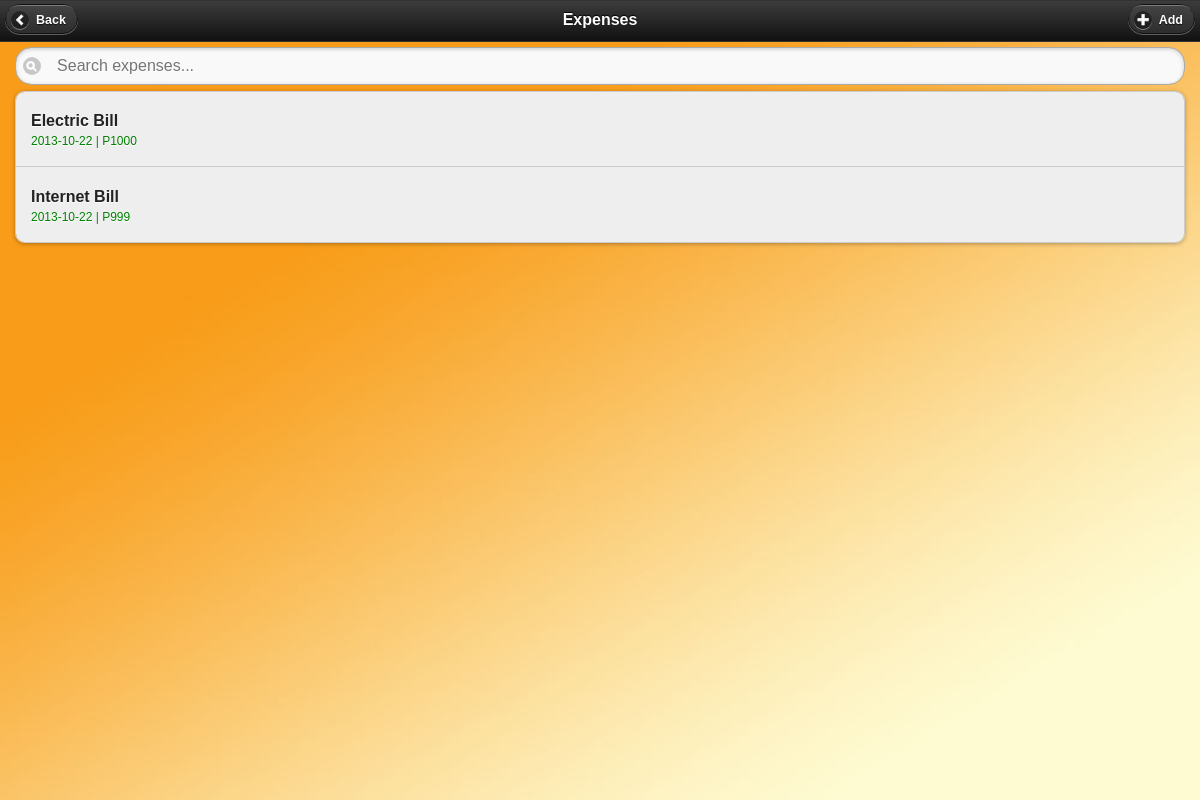
Page /exp-view.php on the committed database.
### tables this page shows
CREATE TABLE `expenses` (
  `id` int(11) NOT NULL AUTO_INCREMENT,
  `date` varchar(30) NOT NULL,
  `expense` varchar(30) NOT NULL,
  `cost` varchar(30) NOT NULL,
  PRIMARY KEY (`id`)
);

### exp-view.php (the view, shortened to what this page needs)
<!DOCTYPE html>
<html>
	<link rel="stylesheet" href="css/jquery.mobile.min.css" />
<body>
	<div data-role="page" class="type-home"
			style="background-image: url('images/bg.jpg');
					background-attachment: fixed;
					background-repeat: repeat;
					background-size: 100% 100%;">
		<div data-role="header" data-position="inline">
			<a href="index.php" data-icon="arrow-l">Back</a>
			<h1>Expenses</h1>
				<a href="addexp.php" data-rel="dialog" data-transition="pop" data-role="button" data-theme="a" data-icon="plusthick"  data-inline="true" rel="external">Add</a>
		</div>
			<div data-role="content">
				<center>
							<?php
								$expenses = mysql_query("SELECT * FROM expenses") ?>
							<?php
								echo '<ul data-role="listview" data-filter="true" data-filter-placeholder="Search expenses..." data-inset="true">';
									while($row = mysql_fetch_array($expenses)){
										echo '<li>';
										echo '<h2>'.$row['expense'].'</h2>';
										echo '<p> <font color="green">'.$row['date'].' | P'.$row['cost'].'</font> </a>';
										echo '</li> ';
								}
									echo '</ul>';
							?>
</body>
</html>

### rows in the picture
expenses: expense "Electric Bill", date "2013-10-22", cost "1000"
expenses: expense "Internet Bill", date "2013-10-22", cost "999"
